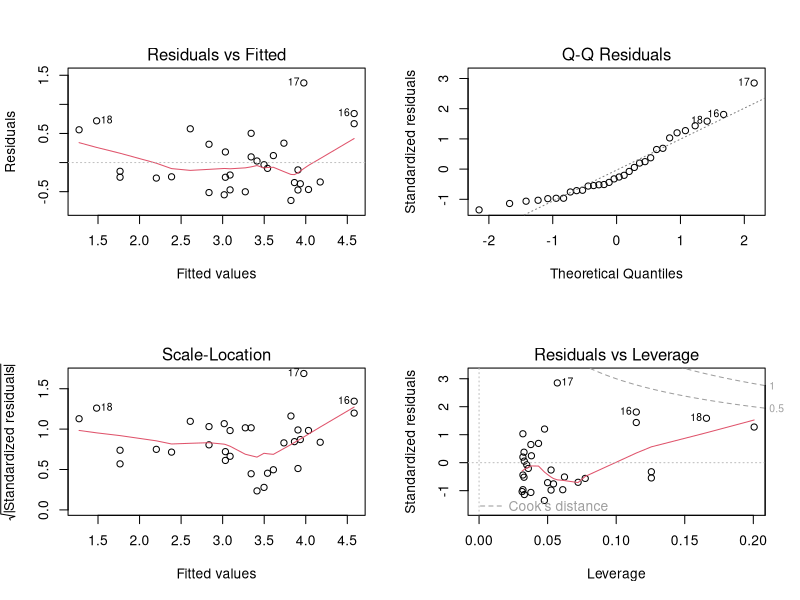
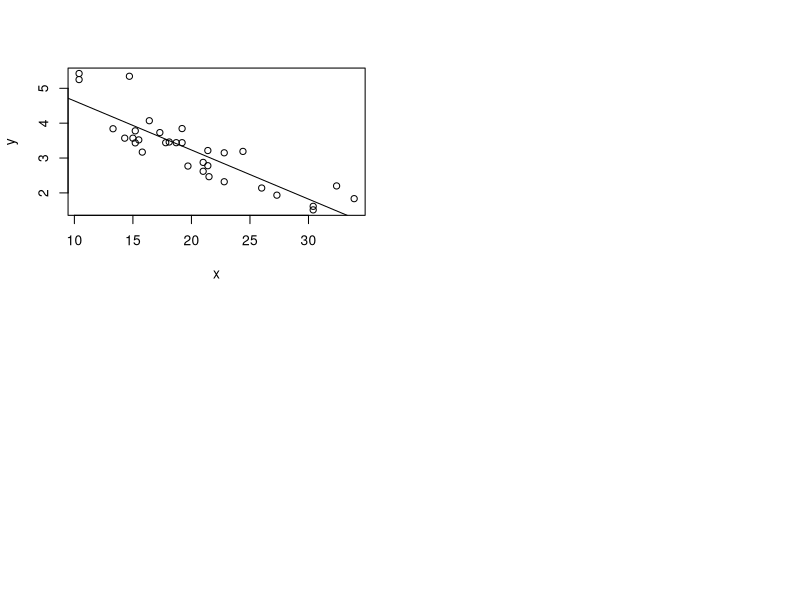

Here is the R script that generated these plots, in order:
## ---- chunk 1
# Installation of packages (usually needed)
# install.packages("ggplot2")
# install.packages("dplyr")
# install.packages("ggpubr")
# install.packages("corrplot")

# Loading of packages
library(ggplot2)
library(dplyr)
library(ggpubr)
library(corrplot)
library(stats)
## ---- chunk 2
# Using the data set stored in Rstudio called "cars"

# We need to create an array of our single variable for UA:
x <- cars$speed

## ---- chunk 3
mean(x)
median(x)
mode(x)
## ---- chunk 4
min(x)
max(x)
## ---- chunk 5
# Range of the data:
range(x)
## ---- chunk 6
# Inter-quantile range:
IQR(x)
## ---- chunk 7
# Variance -->
var(x)
## ---- chunk 8
# Standard Deviation:
sd(x)
## ---- chunk 9
summary(x)
## ---- chunk 10
# Create example data
set.seed(123)  # For reproducibility
data <- data.frame(
  category = sample(c("A", "B", "C", "D"), 100, replace = TRUE),
  value = rnorm(100, mean = 50, sd = 10)
)
head(data)
## ---- chunk 11
# Frequency table for the categorical variable
freq_table <- table(data$category)
freq_table

## ---- chunk 12
# 1st Step: Create BINS for the numerical data
bins <- cut(x, breaks = 5)
freq_table_numeric <- table(bins)
freq_table_numeric
## ---- chunk 13
# Group data into bins and create a grouped table:
grouped_table <- table(cut(x, breaks = 5))
grouped_table
## ---- chunk 14
# Percentage table for the categorical variable
percentage_table <- prop.table(table(x)) * 100
percentage_table
## ---- chunk 15
# Percentage table for the grouped numerical data
percentage_table_numeric <- prop.table(table(cut(x, breaks = 5))) * 100
percentage_table_numeric
## ---- chunk 16
# Cumulative proportion table for the categorical variable
cumulative_prop <- cumsum(prop.table(table(data$category)))
cumulative_prop <- cumulative_prop * 100
cumulative_prop
## ---- chunk 17
# Cumulative proportion table for the grouped numerical data
cumulative_prop_numeric <- cumsum(prop.table(table(cut(x, breaks = 5))))
cumulative_prop_numeric <- cumulative_prop_numeric * 100
cumulative_prop_numeric
## ---- chunk 18
xy <- data.frame(
  category = sample(c("A", "B", "C", "D"), 100, replace = TRUE)
)
head(xy)
## ---- chunk 19
data <- data.frame(
  value = rnorm(100, mean = 50, sd = 10)
)
## ---- chunk 20
x <- data$value
bins <- cut(x, breaks = 5)
## ---- chunk 21
x <- data$value
bins <- cut(x, breaks = 5)
## ---- chunk 22
# Question 1:
# a. Calculate the mean, median, and standard deviation of variable "speed"
mean_speed <- mean(x)
median_speed <- median(x)
sd_speed <- sd(x)

# c. Compute the range and interquartile range (IQR) of speed
range_speed <- range(x)
iqr_speed <- IQR(x)

# e. Use the summary function to get a summary of x
summary_speed <- summary(x)

# Question 2:
# a. Create a frequency table for the category variable
freq_table_category <- table(xy$category)

# c. Create a frequency table for the value variable
freq_table_value <- table(data$value)

# e. Create a grouped frequency table for the value variable using 5 bins
grouped_table <- table(bins)

# g. Create a percentage (proportion) table for the grouped value data
percentage_table <- prop.table(grouped_table) * 100
## ---- chunk 23
set.seed(42)  # For reproducibility

# Generate numerical data
sample_data_large <- rnorm(50, mean = 100, sd = 15)  # Sample size > 30
sample_data_small <- rnorm(20, mean = 100, sd = 15)  # Sample size < 30

# Known population parameters
population_mean <- 100
population_sd <- 15

# Generate categorical data
category_data <- sample(c("A", "B", "C"), 100, replace = TRUE)
ordinal_data <- sample(c("Low", "Medium", "High"), 100, replace = TRUE)
## ---- chunk 24
# Z Test: Test if sample mean is significantly different from population mean
library(stats)

# Perform Z Test
z_score <- (mean(sample_data_large) - population_mean) / (population_sd / sqrt(length(sample_data_large)))
z_score
p_value_z <- 2 * pnorm(-abs(z_score))  # Two-tailed test
p_value_z
## ---- chunk 25
# One-Sample t-Test: Test if sample mean is significantly different from population mean
t_test_result <- t.test(sample_data_small, mu = population_mean)
t_test_result
## ---- chunk 26
# Chi-Square Test: Test the distribution of categorical data
observed_counts <- table(category_data)
expected_counts <- rep(length(category_data) / length(observed_counts), length(observed_counts))

chi_square_result <- chisq.test(observed_counts, p = expected_counts / sum(expected_counts))
chi_square_result
## ---- chunk 27
# Kolmogorov-Smirnov Test: Compare sample distribution to a normal distribution
ks_test_result <- ks.test(sample_data_large, "pnorm", mean = population_mean, sd = population_sd)
ks_test_result
## ---- chunk 28
set.seed(42)  # For reproducibility

# Numeric data
numeric_data <- rnorm(100, mean = 50, sd = 10)

# Categorical data
categorical_data <- sample(c("Category A", "Category B", "Category C"), 100, replace = TRUE)
## ---- chunk 29
# Example Data
method_A <- c(85, 88, 90, 92, 87)
method_B <- c(78, 82, 80, 85, 79)

# Perform independent T-test
t_test_result <- t.test(method_A, method_B)

# Print results
print(t_test_result)

# Perform independent T-test
t_test_result <- t.test(method_A, method_B, paired = TRUE)

# Print results
print(t_test_result)

## ---- chunk 30
# Example Data
before <- c(5, 7, 8, 6, 9)
after <- c(6, 8, 7, 7, 10)

# Perform Wilcoxon rank-sum test Test
wilcox_test_result <- wilcox.test(before, after)

# Print results
print(wilcox_test_result)


# Perform Wilcoxon Signed-Rank Test
wilcox_test_result <- wilcox.test(before, after, paired = TRUE)

# Print results
print(wilcox_test_result)
## ---- chunk 31
# Example Data
sample_data <- c(5.2, 6.1, 5.8, 7.2, 6.5, 5.9, 6.8, 6.0, 6.7, 5.7)

# Perform Shapiro-Wilk test
shapiro_test_result <- shapiro.test(sample_data)

# Print results
print(shapiro_test_result)
## ---- chunk 32
# Example Data
scores <- data.frame(
  score = c(85, 88, 90, 92, 87, 78, 82, 80, 85, 79, 95, 97, 92, 91, 96),
  method = factor(rep(c("A", "B", "C"), each = 5))
)

# Perform ANOVA
anova_result <- aov(score ~ method, data = scores)

# Print summary of results
summary(anova_result)

# Perform Kruskal-Wallis Rank Sum Test
kruskal.test(score ~ method, data = scores)

## ---- chunk 33
# Example Data
head(npk)

# Perform two-way ANOVA
npk.aov <- aov(yield ~  N*K, npk)
summary(npk.aov)
## ---- chunk 34
# Example Data
study_method <- matrix(c(20, 15, 30, 25), nrow = 2, byrow = TRUE)
rownames(study_method) <- c("Passed", "Failed")
colnames(study_method) <- c("Method A", "Method B")

# Perform Fisher test
fisher_result <- fisher.test(study_method)

# Print results
print(fisher_result)
## ---- chunk 35
# Pearson correlation test
pearson_res <- cor.test(mtcars$mpg, mtcars$wt, method = "pearson")
pearson_res
## ---- chunk 36
# Spearman correlation test
spearman_res <- cor.test(mtcars$mpg, mtcars$wt, method = "spearman")
spearman_res

# Kendall correlation test
kendall_res <- cor.test(mtcars$mpg, mtcars$wt, method = "kendall")
kendall_res
## ---- chunk 37
x <- mtcars$mpg
y <- mtcars$wt

model = lm(y ~ x)
summary(model)
## ---- chunk 38
par(mfrow = c(2, 2))
plot(model)
## ---- chunk 39
plot(x, y)
abline(model)
